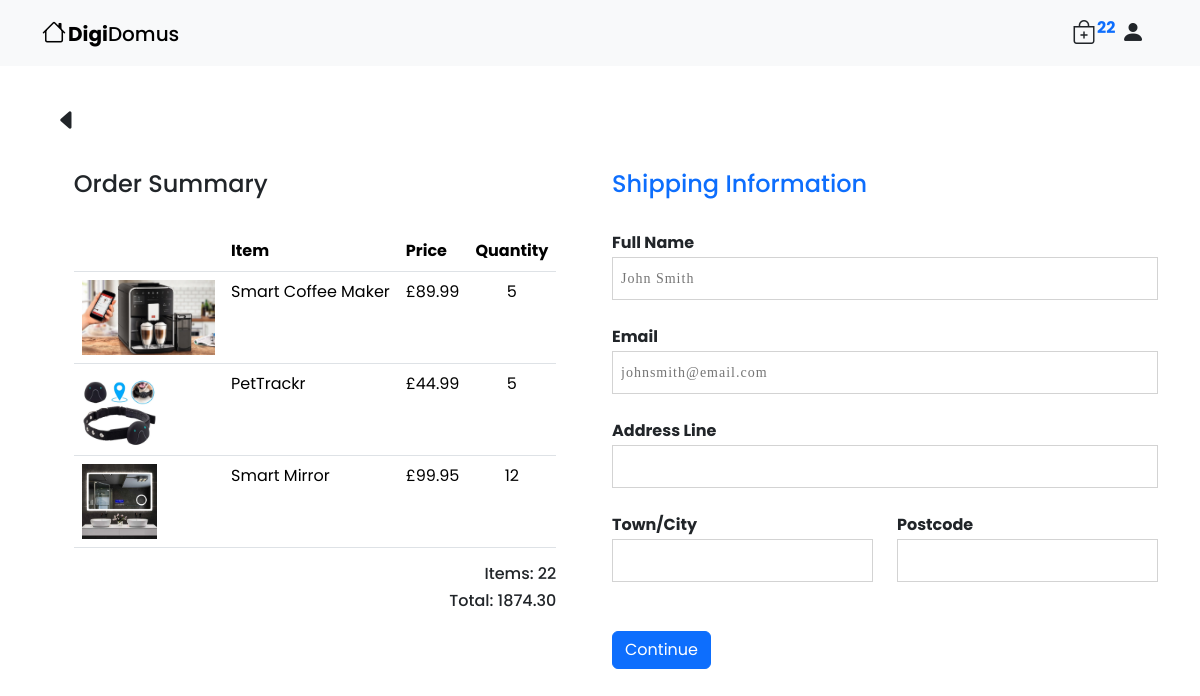
Page /checkout/ (signed in) on the earlier database version.
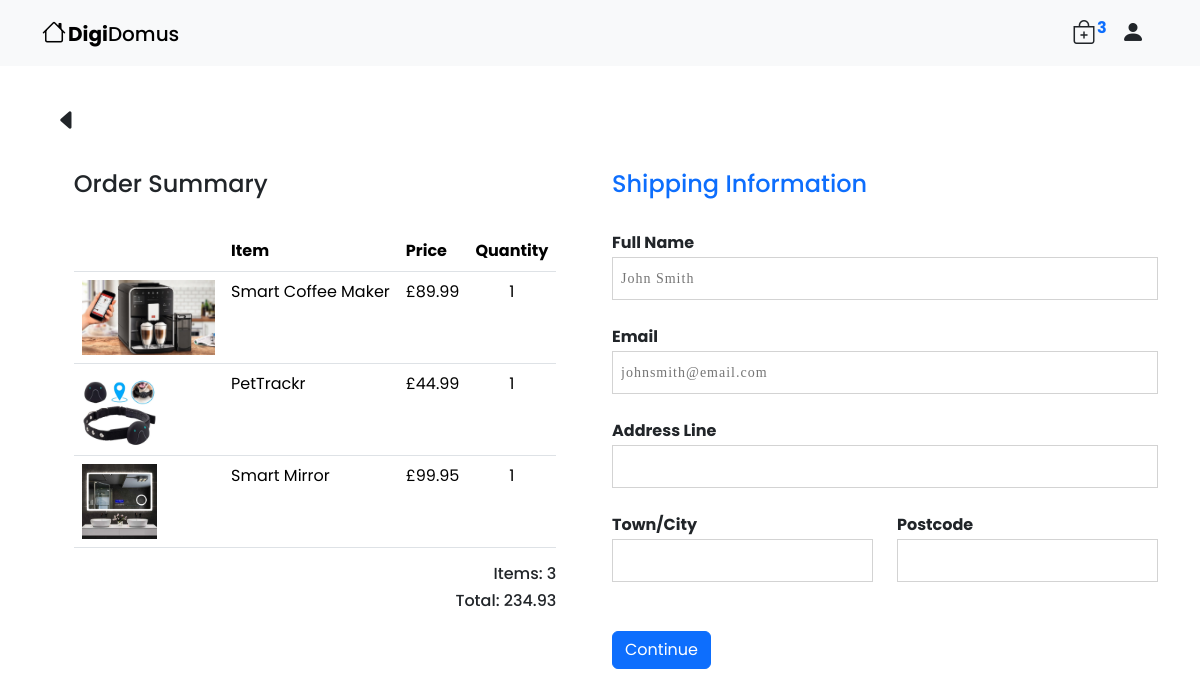
Same page on the later database version.
### store/models.py (models this page shows, shortened)
class OrderItem(models.Model):
    product = models.ForeignKey(Product, on_delete=models.SET_NULL, blank=True, null=True)
    order = models.ForeignKey(Order, on_delete=models.SET_NULL, blank=True, null=True)
    quantity = models.IntegerField(default=0, null=True, blank=True)
    date_added = models.DateTimeField(auto_now_add=True)
    @property
    def get_total(self):
        total = self.product.product_price * self.quantity
        return total

class Order(models.Model):
    customer = models.ForeignKey(Customer, on_delete=models.SET_NULL, blank=True, null=True)
    order_id = models.CharField(max_length=128, unique=True)
    order_date = models.DateTimeField(auto_now_add=True)
    complete = models.BooleanField(default=False, null=True, blank=False)
    @property
    def get_basket_total(self):
        order_items = self.orderitem_set.all()
        total = sum([item.get_total for item in order_items])
        return total
    @property
    def get_basket_items(self):
        order_items = self.orderitem_set.all()
        total = sum([item.quantity for item in order_items])
        return total

class Product(models.Model):
    product_id = models.IntegerField()
    product_name = models.CharField(max_length=128, unique=True)
    product_description = models.CharField(max_length=512, unique=True)
    product_price = models.DecimalField(max_digits=6, decimal_places=2)
    product_stock = models.IntegerField(blank=True, null=True)
    product_image = models.ImageField(null=True, blank=True, upload_to="images/")
    def __str__(self):
        return self.product_name

### store/views.py (the view)
# urls.py: path('checkout/', views.checkout, name='checkout'),
def checkout(request):
    if request.user.is_authenticated:
        customer = request.user.customer
        order, created = Order.objects.get_or_create(customer=customer, complete=False)
        items = order.orderitem_set.all()
        basketItems = order.get_basket_items
    else:
        items - []
        order = {'get_basket_total':0, 'get_basket_items':0}
        basketItems = order['get_basket_total']
    context = {'items' : items, 'order' : order, "basketItems" : basketItems}
    return render(request, 'store/checkout.html', context)

### templates/store/checkout.html (shortened to what this page needs)
{% extends 'store/main.html' %} {% load static %} {% block content %}
<div class="container go-back">
  <a href="{% url 'basket' %}" type="button" class="btn bg-cart m-0">
    <i class="bi bi-caret-left-fill"></i>
  </a>
</div>
<br />
<section class="container">
  <div class="row">
    <div class="col-lg-6 d-flex justify-content-center">
      <div class="checkout-form">
        <h4>Order Summary</h4>
        <br />
        <div>
          <table class="table">
            <thead>
              <tr>
                <th></th>
                <th>Item</th>
                <th>Price</th>
                <th>Quantity</th>
              </tr>
            </thead>
            <tbody>
              {% for item in items %}
              <tr>
                <td>
                  <img
                    src="{{item.product.product_image.url}}"
                    alt="product-image"
                    class="summary-img-thumbnail"
                  />
                </td>
                <td>{{ item.product }}</td>
                <td>£{{ item.product.product_price|floatformat:2 }}</td>
                <td class="qty-text">{{ item.quantity }}</td>
              </tr>
              {% endfor %}
            </tbody>
          </table>
          <div class="totals">
            <h6>Items: {{ order.get_basket_items }}</h6>
            <h6>Total: {{ order.get_basket_total }}</h6>
          </div>
        </div>
      </div>
    </div>
    <div class="col-lg-6 form-card">
      <form id="form">
        <h4 id="heading2" class="text-primary">Shipping Information</h4>
        <br />
        <label class="pay">Full Name</label>
        <input
          required
          class="form-field"
          type="text"
          name="fullName"
          placeholder="John Smith"
        />
        <label class="pay">Email</label>
        <input
          required
          class="form-field"
          type="email"
          name="email"
          placeholder="johnsmith@email.com"
        />
        <label class="pay">Address Line</label>
        <input required class="form-field" type="text" name="addressLine" />
        <div class="row">
          <div class="col-4 col-md-6">
            <label class="pay">Town/City</label>
            <input required class="form-field" type="text" name="townCity" />
          </div>
          <div class="col-4 col-md-6">
            <label class="pay">Postcode</label>
            <input required class="form-field" type="text" name="postcode" />
          </div>
        </div>
        <br />
        <div class="row">
          <div class="col-4 col-md-6">
            <button class="btn btn-primary" id="form-button" type="submit">
              Continue
            </button>
          </div>
        </div>
      </form>
    </div>
  </div>
</section>
{% endblock content %}

Differences in the rows shown:
changed OrderItem "Smart Coffee Maker": quantity "5" → "1"
changed OrderItem "PetTrackr": quantity "5" → "1"
changed OrderItem "Smart Mirror": quantity "12" → "1"
changed through a linked row, Order: get_basket_items "22" → "3"; get_basket_total "1874.30" → "234.93"
Other differences:
{{ basketItems }}: "22" → "3"
